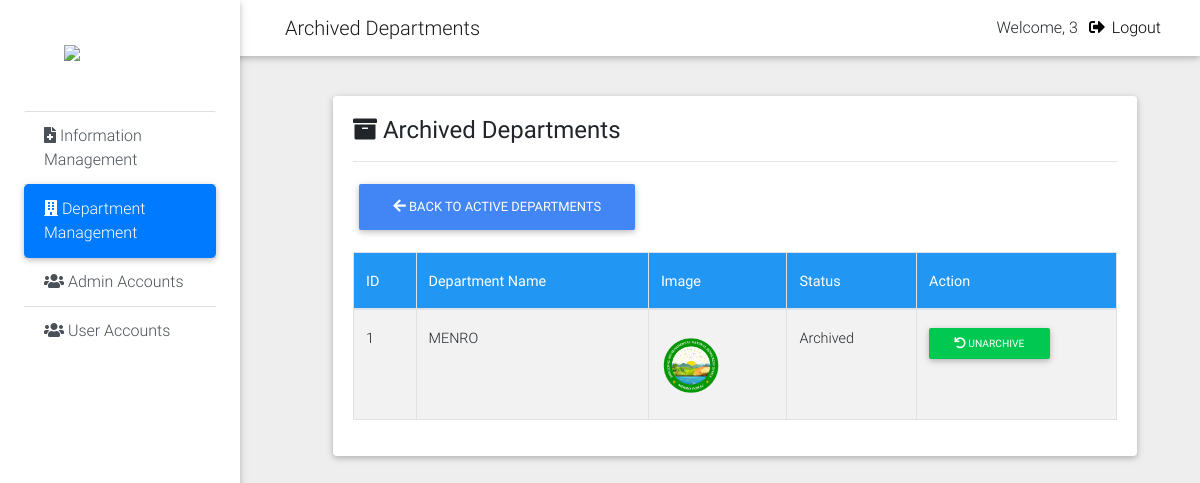
Page /Private_Dashboard/department_archive.php (signed in) on the earlier database version.
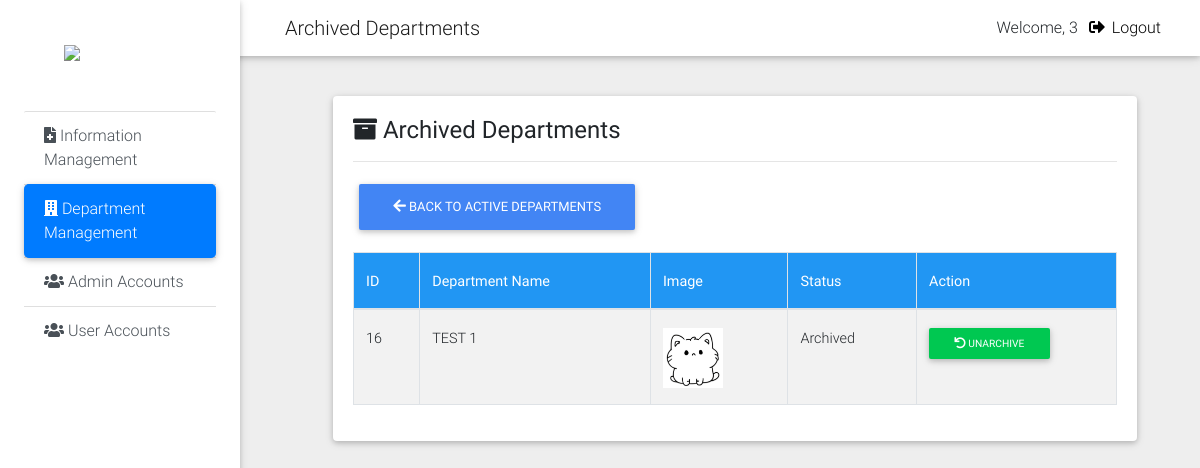
Same page on the later database version.
### tables this page shows
CREATE TABLE `departments` (
  `department_id` int(11) NOT NULL,
  `department_name` varchar(150) NOT NULL,
  `department_img` varchar(255) DEFAULT NULL,
  `department_status` enum('Active','Archived') DEFAULT 'Active',
  `created_at` timestamp NOT NULL DEFAULT current_timestamp()
);

### Private_Dashboard/department_archive.php (the view, shortened to what this page needs)
<?php
require_once("../include/connection.php");
$query = mysqli_query($conn,"SELECT * FROM departments
                             WHERE department_status='Archived'
                             ORDER BY department_id DESC");
?>
<!DOCTYPE html>
<html lang="en">
<head>
<link href="css/bootstrap.min.css" rel="stylesheet">
<link href="css/mdb.min.css" rel="stylesheet">
<link href="css/style.min.css" rel="stylesheet">
<link rel="stylesheet" href="https://use.fontawesome.com/releases/v5.8.1/css/all.css">
</head>
<body class="grey lighten-3">
<nav class="navbar fixed-top navbar-expand-lg navbar-light white">
    <div class="container-fluid">
        <span class="navbar-brand">Archived Departments</span>
        <ul class="navbar-nav ml-auto">
            <li class="nav-item mt-2">
                Welcome, <?php echo $_SESSION['admin_user']; ?>
            </li>
            <li class="nav-item">
                <a href="logout.php" class="nav-link">
                    <i class="fas fa-sign-out-alt"></i> Logout
                </a>
            </li>
        </ul>
    </div>
</nav>
<div class="sidebar-fixed bg-white">
    <a class="logo-wrapper waves-effect">
        <img src="js/img/municipalLogo.png" class="square-logo img-fluid">
    </a>
    <div class="list-group list-group-flush">
        <a href="add_document.php" class="list-group-item list-group-item-action">
            <i class="fas fa-file-medical"></i> Information Management
        </a>
        <a href="department_management.php" class="list-group-item active">
            <i class="fas fa-building"></i> Department Management
        </a>
        <a href="view_admin.php" class="list-group-item list-group-item-action">
            <i class="fas fa-users"></i> Admin Accounts
        </a>
        <a href="view_user.php" class="list-group-item list-group-item-action">
            <i class="fas fa-users"></i> User Accounts
        </a>
    </div>
</div>
<main class="pt-5 mx-lg-5" style="margin-left:260px;">
<div class="container-fluid mt-5">
<div class="card">
<div class="card-body">
<h4><i class="fas fa-archive"></i> Archived Departments</h4>
<hr>
<div class="mb-3">
    <a href="department_management.php" class="btn btn-primary">
        <i class="fas fa-arrow-left"></i> Back to Active Departments
    </a>
</div>
<table class="table table-striped table-bordered">
<thead class="blue white-text">
<tr>
    <th>ID</th>
    <th>Department Name</th>
    <th>Image</th>
    <th>Status</th>
    <th width="200">Action</th>
</tr>
</thead>
<tbody>
<?php while($row = mysqli_fetch_assoc($query)) { ?>
<tr>
    <td><?php echo $row['department_id']; ?></td>
    <td><?php echo $row['department_name']; ?></td>
    <td>
        <img src="department_images/<?php echo $row['department_img']; ?>" width="60">
    </td>
    <td><?php echo $row['department_status']; ?></td>
    <td>
        <a href="unarchive_department.php?id=<?php echo $row['department_id']; ?>"
           class="btn btn-sm btn-success"
           onclick="return confirm('Unarchive this department?');">
           <i class="fas fa-undo"></i> Unarchive
        </a>
    </td>
</tr>
<?php } ?>
</tbody>
</table>
</div>
</div>
</div>
</main>
</body>
</html>

Differences in the rows shown:
no longer on this page (row edited): departments: department_id "1", department_name "MENRO", department_img (picture), department_status "Archived"
added departments: department_id "16", department_name "TEST 1", department_img (picture), department_status "Archived"
